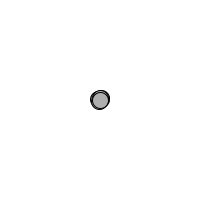
Frame 1 (no input)
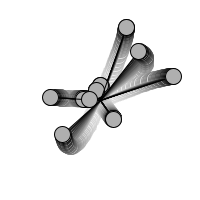
Frame 60 (the mouse pressed at the canvas centre just before this capture)
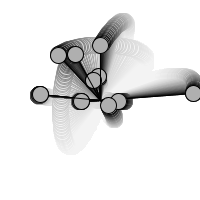
Frame 120 (the mouse held since frame 60 and released just before this capture)

The Processing sketch that drew these frames (run headless with seeded random() and noise(); from frame 60 on, the mouse is pressed at the canvas centre):

// Processing sketch: _03oscillatingobjects
// ── _03oscillatingobjects.pde
// Learning Processing
// Daniel Shiffman
// http://www.learningprocessing.com

// Exercise 13-6: Encapsulate Example 13-6 into an Oscillator object. Create an array 
// of Oscillators, each moving at diff erent rates along the x and y axes. Here is some code for the 
// Oscillator class to help you get started.  

// An array of objects
Oscillator[] oscillators = new Oscillator[10];

void setup()  {   
  size(200,200);  
  smooth();  
  // Initialize all objects
  for (int i = 0; i < oscillators.length; i++) {
    oscillators[i] = new Oscillator();
  }
  background(255);  
}   

void draw() {     
  rectMode(CORNER);
  noStroke();
  fill(255,10);
  rect(0,0,width,height);
  // Run all objects
  for (int i = 0; i < oscillators.length; i++) {
    oscillators[i].oscillate();
    oscillators[i].display();
  }
}   





// ── Oscillator.pde
class Oscillator  {   

  PVector angle;
  PVector velocity;
  PVector amplitude;

  Oscillator()  {   
    angle = new PVector();
    velocity = new PVector(random(-0.05,0.05),random(-0.05,0.05));
    amplitude = new PVector(random(width/2),random(height/2));    
  }   

  void oscillate()  {
    angle.add(velocity);
  }   

  void display()  {   
    
    float x = sin(angle.x)*amplitude.x;
    float y = sin(angle.y)*amplitude.y;
    
    pushMatrix();
    translate(width/2,height/2);
    stroke(0);
    fill(175);
    // draw circle and line
    line(0,0,x,y);  
    ellipse(x,y,16,16);  
    popMatrix();
  }
}   
